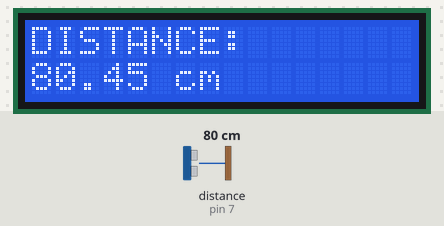
Simulated run of this sketch. Board: Arduino Uno, built with avr-gcc and run on an emulated ATmega328P. Shown: 16×2 character LCD. Wiring (inferred from the names in the program): ultrasonic range finder: trigger pin 6; echo pin 7. The inputs (shaded band) are chosen by the test bench; at power-on: distance to the obstacle (sensor on pin 7) 80 cm. The echo pulse lasts 58.3 µs per cm; what the sketch prints to the serial monitor is not drawn.

Above: at 0.99 s.
1.3 s: distance to the obstacle (sensor on pin 7) set to 2 cm
At 1.7 s:
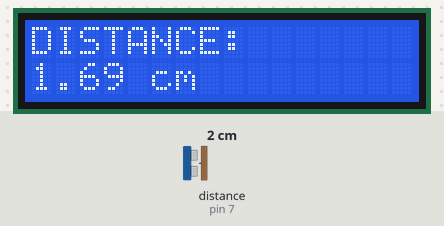
2.8 s: distance to the obstacle (sensor on pin 7) set to 9 cm
At 3.8 s:
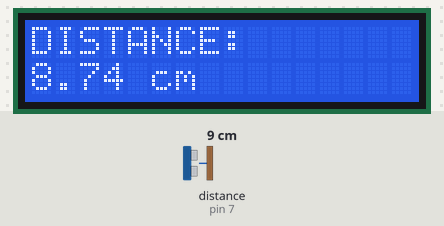
4.4 s: distance to the obstacle (sensor on pin 7) set to 18 cm
At 4.79 s:
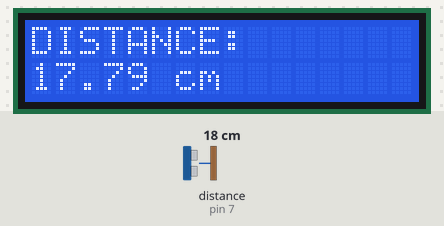
5.9 s: distance to the obstacle (sensor on pin 7) set to 35 cm
At 6.04 s:
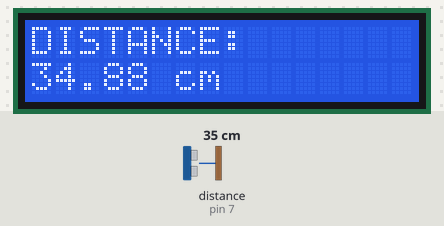
Timing chart, 0 to 8.4 s (numbered marks = the images above; inputs shaded):
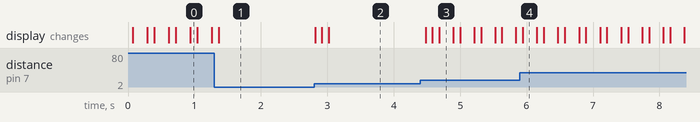

The sketch:

ultrasound.ino
```cpp
#include <LiquidCrystal.h>
LiquidCrystal lcd(12, 11, 5, 4, 3, 2);
const int TrigPin = 6;
const int EchoPin = 7;
float range;
char buf[256];
void setup()
{
  Serial.begin(9600);
  pinMode(TrigPin, OUTPUT);
  pinMode(EchoPin, INPUT);

  // set up the LCD's number of columns and rows:
  lcd.begin(16, 2);
  lcd.setCursor(0, 0);
  lcd.print("DISTANCE:");
}
void loop()
{
  digitalWrite(TrigPin, LOW);
  delayMicroseconds(2);
  digitalWrite(TrigPin, HIGH);
  delayMicroseconds(10);
  digitalWrite(TrigPin, LOW);
  range = pulseIn(EchoPin, HIGH) / 58.0; //The echo time is converted into cm
  if(range < 0)
  {
    return;
  }

  Serial.print("Distance:");
  Serial.print(range);
  Serial.print("cm");
  Serial.println();

  // lcd.clear();
  lcd.setCursor(0, 1); //Display position
  lcd.print(range);
  lcd.print(" cm       ");
  lcd.display();

  delay(100);
}
```

Measured:
- after the input at 1.3 s, the display: changes after 0.07 s (image 1)
- after the input at 2.8 s, the display: changes at once (image 2)
- after the input at 4.4 s, the display: first changes after 0.08 s (image 3 shows a later state)
- after the input at 5.9 s, the display: changes at once (image 4)
